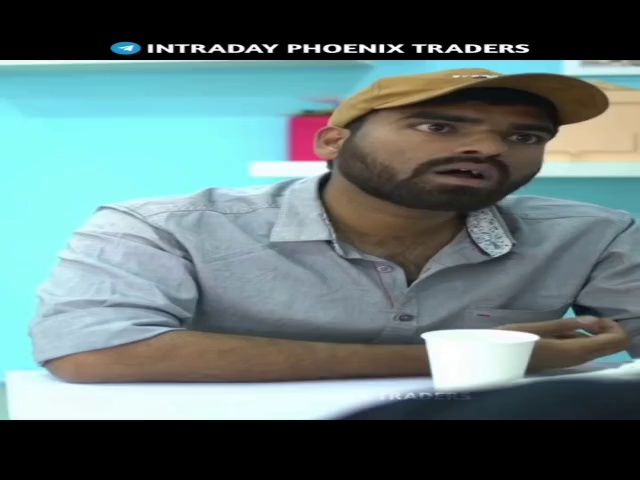
#> input picture OIP 3.jpeg, 640 x 480 px
$ python Flip.py
#> lines starting #> are read from the running program, lines starting #| are printed output that depends on the picture
# Importing OpenCV Library
import cv2
# Relative or absolute path of the input image file
path = "OIP 3.jpeg"
# reading image (by default the flag is 1 if not specidied)
image = cv2.imread(path)
#> image is the input picture: shape (480, 640, 3); mean B, G, R 119, 118.8, 98.1
size = image.shape
#> size = (480, 640, 3)
width = size[0]
#> width = 480
height = size[1]
#> height = 640
center = (int(height/2),int(width/2))
#> center = (320, 240)
M = cv2.getRotationMatrix2D(center, 45, 1)
imageRot = cv2.warpAffine(image, M, (height, width))
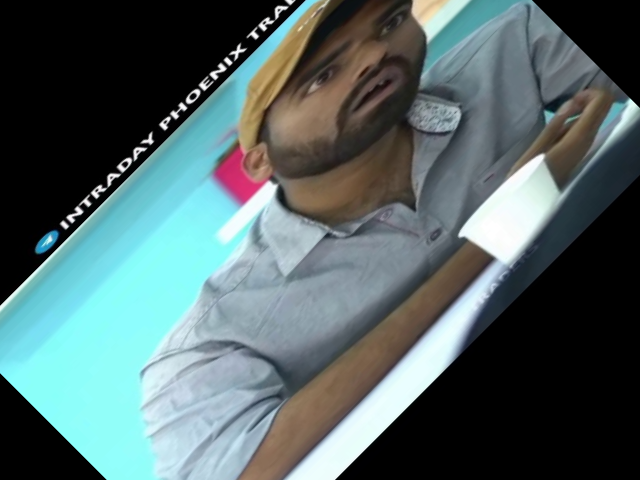
#> imageRot: shape (480, 640, 3); mean B, G, R 102.7, 101.9, 83.5
# Display image in a window
cv2.imshow("Output",image)
cv2.imshow("Rotate",imageRot)
# Wait until any key press (press any key to close the window)
cv2.waitKey()
# kill all the windows
cv2.destroyAllWindows()

$ run again, with OIP 2.jpeg copied over OIP 3.jpeg
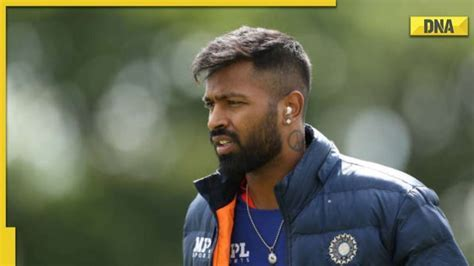
#> input picture OIP 2.jpeg, 474 x 266 px
#> image is the input picture: shape (266, 474, 3); mean B, G, R 82, 104.5, 99.6
#> `imageRot = cv2.warpAffine(image, M, (height, width))`:
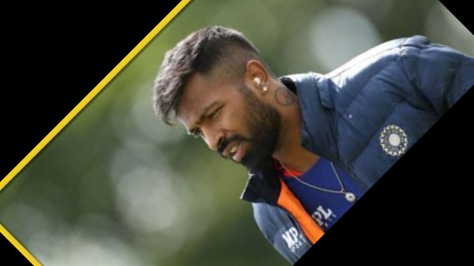
#> imageRot: shape (266, 474, 3); mean B, G, R 61.1, 72, 69.5

$ run again, with OIP.jpeg copied over OIP 3.jpeg
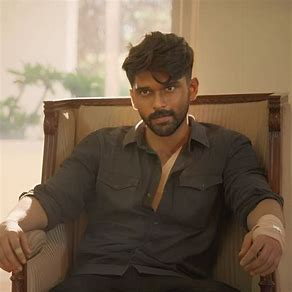
#> input picture OIP.jpeg, 292 x 292 px
#> image is the input picture: shape (292, 292, 3); mean B, G, R 82.4, 102.7, 121.8
#> `imageRot = cv2.warpAffine(image, M, (height, width))`:
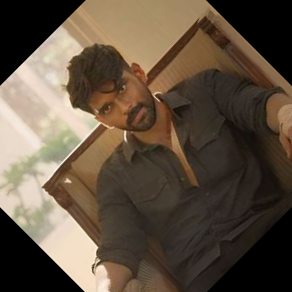
#> imageRot: shape (292, 292, 3); mean B, G, R 64.9, 80.9, 95.7
